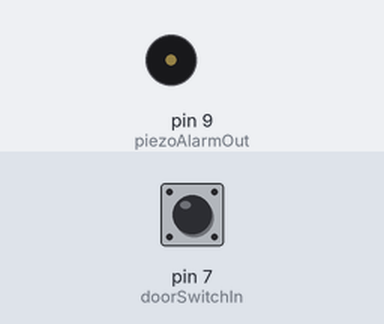
The sketch below on a simulated Arduino Uno, built with avr-gcc and run on an emulated ATmega328P. Parts: buzzer (waves = sounding, pin HIGH). Inputs (shaded band) come from the test bench; at power-on: pin 7 (doorSwitchIn) LOW. What the sketch prints to the serial monitor is not drawn.

Above: at 0.1 s.
At 61.1 s:
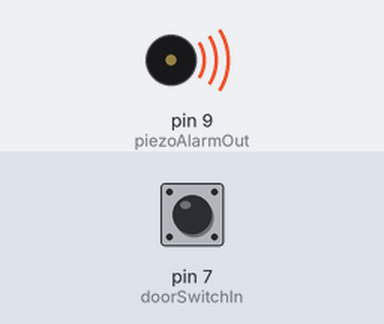
Timing chart, 0 to 62.6 s (numbered marks = the images above):
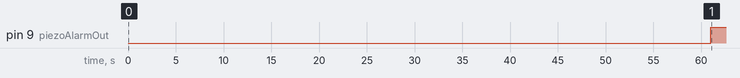

Measured:
- by itself, pin 9 (piezoAlarmOut): LOW → HIGH at 61.0 s

The sketch:

refrigerator_door_alarm.ino
```cpp
// Refrigerator Door Alert System
// By Kent Horvath <kenthorvath@gmail.com>
// Plays an alert when the refrigerator door has been open for more than 60 seconds

// [GND] 	-> 	[(+)5.1V zener diode(-)] 		-> [7]
// 							[5V_out(/)] 		-> [7]

// When the V_out switch is open, Pin[7] reads LOW, otherwise Pin[7] reads HIGH
// Thus, Pin[7] is HIGH, unless the door is open


#define delay_in_seconds 60


//Define some pins
int doorSwitchIn = 7;
int piezoAlarmOut = 9; //using pulsing piezo from Radioshack (#2730066)

//Timer Count
int timeOpen = 0;


//Initialization
void setup() {

  Serial.begin(9600); //For Debug

  pinMode(doorSwitchIn, INPUT);
  pinMode(piezoAlarmOut, OUTPUT);
}

//Main
void loop() {
	if (doorIsOpen())
	{
		timeOpen += 1;
		delay(1000);

		if (timeOpen > delay_in_seconds)
		{
			while (doorIsOpen())
			{
				soundAlarm();
			}
		}

		if (doorIsClosed())
		{
			disableAlarm();
			timeOpen = 0;
		}
	}
}

//Piezo Alarm
void soundAlarm(){

	digitalWrite(piezoAlarmOut, HIGH);
}

void disableAlarm(){
	digitalWrite(piezoAlarmOut, LOW);
}


//Door check logic
bool doorIsOpen() {
        if(!doorIsClosed()){
          Serial.println("doorIsOpen()");
        }
	return !doorIsClosed();
}

bool doorIsClosed() {

	return digitalRead(doorSwitchIn) == HIGH;
}
```
